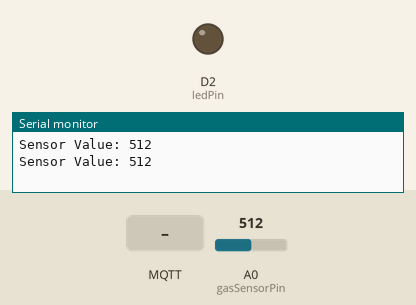
A sketch run on a simulated ESP8266 (NodeMCU). On the bench: output pins drawn as LEDs (lit = HIGH), the last lines printed to the serial monitor. The inputs (shaded band) are chosen by the test bench; at power-on: A0 (gasSensorPin) = 512. WiFi joins after 1.5 s; servers stay silent unless stated; no MQTT or app messages arrive unless stated.

Above: at 3.2 s.
3.3 s: MQTT message "ON" arrives on the first subscribed topic
At 4.7 s:
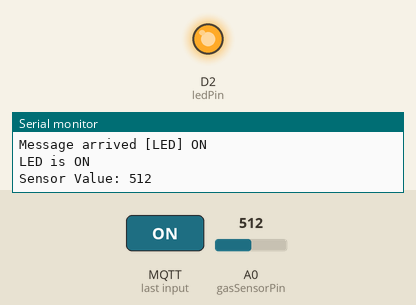
5.5 s: MQTT message "OFF" arrives on the first subscribed topic
At 6.3 s:
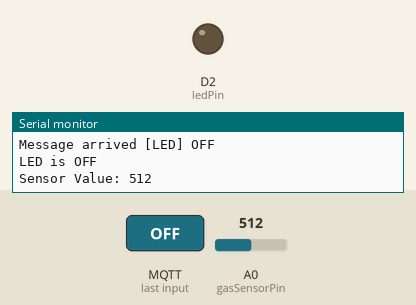
Timing chart, 0 to 8.5 s (numbered marks = the images above; inputs shaded):
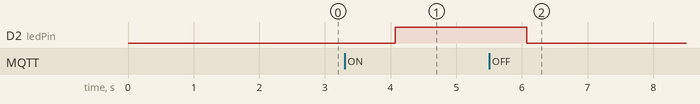

Measured:
- after the input at 3.3 s, D2 (ledPin): LOW → HIGH after 0.77 s
- after the input at 5.5 s, D2 (ledPin): HIGH → LOW after 0.57 s

The sketch:

esp.ino
```cpp
#include <ESP8266WiFi.h>
#include <PubSubClient.h>

const char* ssid = "GabitzuPhone";
const char* password = "ukao4362";

const char* mqttServer = "192.168.30.15";
const int mqttPort = 1883;
const char* mqttTopic = "air_quality/reading";
const char* ledTopic = "LED";

const int gasSensorPin = A0;
int sensorValue = 0;

const int ledPin = D2;

WiFiClient espClient;
PubSubClient client(espClient);

void setup() {
	Serial.begin(9600);
	pinMode(ledPin, OUTPUT);

	Serial.println("ESP setup started...");

	connectToWiFi();

	client.setServer(mqttServer, mqttPort);
	client.setCallback(mqttCallback);

	client.subscribe(ledTopic);
}

void loop() {
	if (!client.connected()) {
		reconnectMQTT();
	}
	client.loop();

	sensorValue = analogRead(gasSensorPin);

	client.publish(mqttTopic, String(sensorValue).c_str());

	Serial.print("Sensor Value: ");
	Serial.println(sensorValue);

	delay(1000);
}

void connectToWiFi() {
	Serial.print("Connecting to Wi-Fi...");
	WiFi.begin(ssid, password);

	while (WiFi.status() != WL_CONNECTED) {
		delay(1000);
		Serial.print(".");
	}

	Serial.println();
	Serial.println("Connected to Wi-Fi");
	Serial.print("IP Address: ");
	Serial.println(WiFi.localIP());
}

void reconnectMQTT() {
	while (!client.connected()) {
		Serial.print("Attempting MQTT connection...");
		if (client.connect("ESP8266Client")) {
			Serial.println("Connected to MQTT broker");
			client.subscribe(ledTopic);
		} else {
			Serial.print("Failed, rc=");
			Serial.print(client.state());
			delay(5000);
		}
	}
}

void mqttCallback(char* topic, byte* payload, unsigned int length) {
	String message = "";
	for (int i = 0; i < length; i++) {
		message += (char)payload[i];
	}

	Serial.print("Message arrived [");
	Serial.print(topic);
	Serial.print("] ");
	Serial.println(message);

	if (String(topic) == ledTopic) {
		if (message == "ON") {
			digitalWrite(ledPin, HIGH);
			Serial.println("LED is ON");
		} else if (message == "OFF") {
			digitalWrite(ledPin, LOW);
			Serial.println("LED is OFF");
		}
	}
}
```
